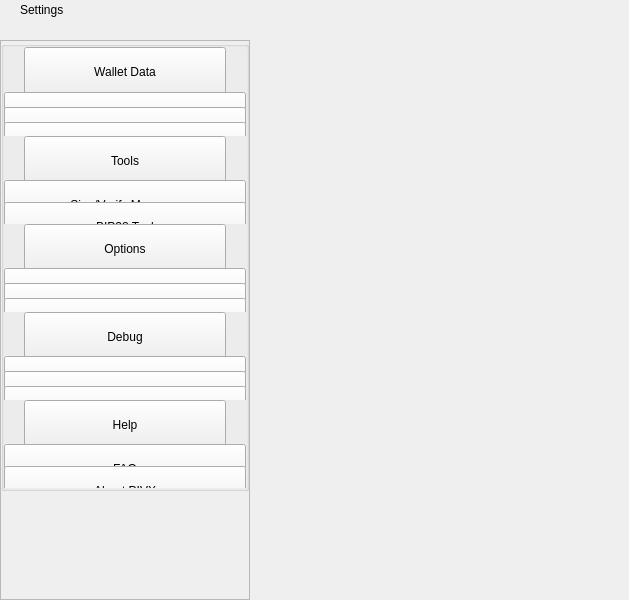
<?xml version="1.0" encoding="UTF-8"?>
<ui version="4.0">
 <class>SettingsWidget</class>
 <widget class="QWidget" name="SettingsWidget">
  <property name="geometry">
   <rect>
    <x>0</x>
    <y>0</y>
    <width>629</width>
    <height>600</height>
   </rect>
  </property>
  <property name="sizePolicy">
   <sizepolicy hsizetype="Preferred" vsizetype="Minimum">
    <horstretch>0</horstretch>
    <verstretch>0</verstretch>
   </sizepolicy>
  </property>
  <property name="minimumSize">
   <size>
    <width>0</width>
    <height>600</height>
   </size>
  </property>
  <property name="windowTitle">
   <string>Form</string>
  </property>
  <layout class="QHBoxLayout" name="horizontalLayout" stretch="1,2">
   <property name="spacing">
    <number>0</number>
   </property>
   <property name="leftMargin">
    <number>0</number>
   </property>
   <property name="topMargin">
    <number>0</number>
   </property>
   <property name="rightMargin">
    <number>0</number>
   </property>
   <property name="bottomMargin">
    <number>0</number>
   </property>
   <item>
    <widget class="QWidget" name="left" native="true">
     <property name="minimumSize">
      <size>
       <width>250</width>
       <height>0</height>
      </size>
     </property>
     <layout class="QVBoxLayout" name="verticalLayout">
      <property name="leftMargin">
       <number>0</number>
      </property>
      <property name="topMargin">
       <number>0</number>
      </property>
      <property name="rightMargin">
       <number>0</number>
      </property>
      <property name="bottomMargin">
       <number>0</number>
      </property>
      <item>
       <layout class="QVBoxLayout" name="verticalLayout_1">
        <property name="spacing">
         <number>0</number>
        </property>
        <item>
         <widget class="QWidget" name="titleMenuList" native="true">
          <property name="maximumSize">
           <size>
            <width>16777215</width>
            <height>30</height>
           </size>
          </property>
          <layout class="QHBoxLayout" name="horizontalLayout_1">
           <property name="spacing">
            <number>0</number>
           </property>
           <property name="leftMargin">
            <number>20</number>
           </property>
           <property name="topMargin">
            <number>0</number>
           </property>
           <property name="rightMargin">
            <number>20</number>
           </property>
           <property name="bottomMargin">
            <number>0</number>
           </property>
           <item>
            <widget class="QLabel" name="labelTitle">
             <property name="text">
              <string>Settings</string>
             </property>
            </widget>
           </item>
           <item>
            <spacer name="horizontalSpacer">
             <property name="orientation">
              <enum>Qt::Horizontal</enum>
             </property>
             <property name="sizeHint" stdset="0">
              <size>
               <width>40</width>
               <height>20</height>
              </size>
             </property>
            </spacer>
           </item>
          </layout>
         </widget>
        </item>
        <item>
         <spacer name="verticalSpacer_2">
          <property name="orientation">
           <enum>Qt::Vertical</enum>
          </property>
          <property name="sizeType">
           <enum>QSizePolicy::Fixed</enum>
          </property>
          <property name="sizeHint" stdset="0">
           <size>
            <width>20</width>
            <height>20</height>
           </size>
          </property>
         </spacer>
        </item>
        <item>
         <layout class="QVBoxLayout" name="verticalLayout_2">
          <item>
           <widget class="QScrollArea" name="scrollArea">
            <property name="sizePolicy">
             <sizepolicy hsizetype="Expanding" vsizetype="MinimumExpanding">
              <horstretch>0</horstretch>
              <verstretch>0</verstretch>
             </sizepolicy>
            </property>
            <property name="styleSheet">
             <string notr="true"/>
            </property>
            <property name="horizontalScrollBarPolicy">
             <enum>Qt::ScrollBarAlwaysOff</enum>
            </property>
            <property name="sizeAdjustPolicy">
             <enum>QAbstractScrollArea::AdjustIgnored</enum>
            </property>
            <property name="widgetResizable">
             <bool>true</bool>
            </property>
            <property name="alignment">
             <set>Qt::AlignLeading|Qt::AlignLeft|Qt::AlignTop</set>
            </property>
            <widget class="QWidget" name="scrollAreaWidgetContents">
             <property name="geometry">
              <rect>
               <x>0</x>
               <y>0</y>
               <width>244</width>
               <height>554</height>
              </rect>
             </property>
             <property name="sizePolicy">
              <sizepolicy hsizetype="Preferred" vsizetype="MinimumExpanding">
               <horstretch>0</horstretch>
               <verstretch>0</verstretch>
              </sizepolicy>
             </property>
             <property name="maximumSize">
              <size>
               <width>16777215</width>
               <height>650</height>
              </size>
             </property>
             <property name="autoFillBackground">
              <bool>true</bool>
             </property>
             <layout class="QVBoxLayout" name="verticalLayout_3">
              <property name="spacing">
               <number>0</number>
              </property>
              <property name="sizeConstraint">
               <enum>QLayout::SetDefaultConstraint</enum>
              </property>
              <property name="leftMargin">
               <number>0</number>
              </property>
              <property name="topMargin">
               <number>0</number>
              </property>
              <property name="rightMargin">
               <number>0</number>
              </property>
              <property name="bottomMargin">
               <number>0</number>
              </property>
              <item>
               <layout class="QVBoxLayout" name="verticalLayout_4">
                <property name="spacing">
                 <number>0</number>
                </property>
                <item alignment="Qt::AlignTop">
                 <widget class="QGroupBox" name="groupBox">
                  <property name="sizePolicy">
                   <sizepolicy hsizetype="Preferred" vsizetype="MinimumExpanding">
                    <horstretch>0</horstretch>
                    <verstretch>0</verstretch>
                   </sizepolicy>
                  </property>
                  <property name="maximumSize">
                   <size>
                    <width>16777215</width>
                    <height>450</height>
                   </size>
                  </property>
                  <property name="title">
                   <string/>
                  </property>
                  <layout class="QVBoxLayout" name="verticalLayout_5">
                   <property name="spacing">
                    <number>0</number>
                   </property>
                   <property name="leftMargin">
                    <number>0</number>
                   </property>
                   <property name="topMargin">
                    <number>0</number>
                   </property>
                   <property name="rightMargin">
                    <number>0</number>
                   </property>
                   <property name="bottomMargin">
                    <number>0</number>
                   </property>
                   <item>
                    <widget class="QWidget" name="menuFileContainer" native="true">
                     <property name="maximumSize">
                      <size>
                       <width>16777215</width>
                       <height>160</height>
                      </size>
                     </property>
                     <layout class="QHBoxLayout" name="horizontalLayout_2">
                      <property name="spacing">
                       <number>0</number>
                      </property>
                      <property name="leftMargin">
                       <number>20</number>
                      </property>
                      <property name="topMargin">
                       <number>0</number>
                      </property>
                      <property name="rightMargin">
                       <number>20</number>
                      </property>
                      <property name="bottomMargin">
                       <number>0</number>
                      </property>
                      <item alignment="Qt::AlignTop">
                       <widget class="QPushButton" name="pushButtonFile">
                        <property name="minimumSize">
                         <size>
                          <width>0</width>
                          <height>50</height>
                         </size>
                        </property>
                        <property name="maximumSize">
                         <size>
                          <width>16777215</width>
                          <height>50</height>
                         </size>
                        </property>
                        <property name="focusPolicy">
                         <enum>Qt::NoFocus</enum>
                        </property>
                        <property name="text">
                         <string>Wallet Data</string>
                        </property>
                        <property name="checkable">
                         <bool>true</bool>
                        </property>
                        <property name="autoExclusive">
                         <bool>false</bool>
                        </property>
                       </widget>
                      </item>
                     </layout>
                    </widget>
                   </item>
                   <item>
                    <widget class="QWidget" name="fileButtonsWidget" native="true">
                     <property name="maximumSize">
                      <size>
                       <width>16777215</width>
                       <height>165</height>
                      </size>
                     </property>
                     <layout class="QVBoxLayout" name="verticalLayout_6">
                      <property name="spacing">
                       <number>0</number>
                      </property>
                      <property name="leftMargin">
                       <number>0</number>
                      </property>
                      <property name="topMargin">
                       <number>0</number>
                      </property>
                      <property name="rightMargin">
                       <number>0</number>
                      </property>
                      <property name="bottomMargin">
                       <number>0</number>
                      </property>
                      <item>
                       <widget class="QPushButton" name="pushButtonFile2">
                        <property name="minimumSize">
                         <size>
                          <width>0</width>
                          <height>50</height>
                         </size>
                        </property>
                        <property name="maximumSize">
                         <size>
                          <width>16777215</width>
                          <height>50</height>
                         </size>
                        </property>
                        <property name="focusPolicy">
                         <enum>Qt::NoFocus</enum>
                        </property>
                        <property name="text">
                         <string>Wallet</string>
                        </property>
                        <property name="checkable">
                         <bool>true</bool>
                        </property>
                        <property name="autoExclusive">
                         <bool>false</bool>
                        </property>
                       </widget>
                      </item>
                      <item>
                       <widget class="QPushButton" name="pushButtonFile3">
                        <property name="minimumSize">
                         <size>
                          <width>0</width>
                          <height>50</height>
                         </size>
                        </property>
                        <property name="maximumSize">
                         <size>
                          <width>16777215</width>
                          <height>50</height>
                         </size>
                        </property>
                        <property name="focusPolicy">
                         <enum>Qt::NoFocus</enum>
                        </property>
                        <property name="text">
                         <string>Multisend</string>
                        </property>
                        <property name="checkable">
                         <bool>true</bool>
                        </property>
                        <property name="autoExclusive">
                         <bool>false</bool>
                        </property>
                       </widget>
                      </item>
                      <item>
                       <widget class="QPushButton" name="pushButtonExportCsv">
                        <property name="minimumSize">
                         <size>
                          <width>0</width>
                          <height>50</height>
                         </size>
                        </property>
                        <property name="maximumSize">
                         <size>
                          <width>16777215</width>
                          <height>50</height>
                         </size>
                        </property>
                        <property name="focusPolicy">
                         <enum>Qt::NoFocus</enum>
                        </property>
                        <property name="text">
                         <string>Export Accounting</string>
                        </property>
                        <property name="checkable">
                         <bool>true</bool>
                        </property>
                        <property name="autoExclusive">
                         <bool>false</bool>
                        </property>
                       </widget>
                      </item>
                     </layout>
                    </widget>
                   </item>
                   <item>
                    <widget class="QWidget" name="menuToolsContainer" native="true">
                     <property name="maximumSize">
                      <size>
                       <width>16777215</width>
                       <height>160</height>
                      </size>
                     </property>
                     <layout class="QHBoxLayout" name="horizontalLayout_3">
                      <property name="spacing">
                       <number>0</number>
                      </property>
                      <property name="leftMargin">
                       <number>20</number>
                      </property>
                      <property name="topMargin">
                       <number>0</number>
                      </property>
                      <property name="rightMargin">
                       <number>20</number>
                      </property>
                      <property name="bottomMargin">
                       <number>0</number>
                      </property>
                      <item alignment="Qt::AlignTop">
                       <widget class="QPushButton" name="pushButtonConfiguration">
                        <property name="minimumSize">
                         <size>
                          <width>0</width>
                          <height>50</height>
                         </size>
                        </property>
                        <property name="maximumSize">
                         <size>
                          <width>16777215</width>
                          <height>50</height>
                         </size>
                        </property>
                        <property name="focusPolicy">
                         <enum>Qt::NoFocus</enum>
                        </property>
                        <property name="text">
                         <string>Tools</string>
                        </property>
                        <property name="checkable">
                         <bool>true</bool>
                        </property>
                        <property name="autoExclusive">
                         <bool>false</bool>
                        </property>
                       </widget>
                      </item>
                     </layout>
                    </widget>
                   </item>
                   <item>
                    <widget class="QWidget" name="configurationButtonsWidget" native="true">
                     <property name="maximumSize">
                      <size>
                       <width>16777215</width>
                       <height>105</height>
                      </size>
                     </property>
                     <layout class="QVBoxLayout" name="verticalLayout_7">
                      <property name="spacing">
                       <number>0</number>
                      </property>
                      <property name="leftMargin">
                       <number>0</number>
                      </property>
                      <property name="topMargin">
                       <number>0</number>
                      </property>
                      <property name="rightMargin">
                       <number>0</number>
                      </property>
                      <property name="bottomMargin">
                       <number>0</number>
                      </property>
                      <item>
                       <widget class="QPushButton" name="pushButtonConfiguration4">
                        <property name="minimumSize">
                         <size>
                          <width>0</width>
                          <height>50</height>
                         </size>
                        </property>
                        <property name="maximumSize">
                         <size>
                          <width>16777215</width>
                          <height>50</height>
                         </size>
                        </property>
                        <property name="focusPolicy">
                         <enum>Qt::NoFocus</enum>
                        </property>
                        <property name="text">
                         <string>Sign/Verify Message</string>
                        </property>
                        <property name="checkable">
                         <bool>true</bool>
                        </property>
                        <property name="autoExclusive">
                         <bool>false</bool>
                        </property>
                       </widget>
                      </item>
                      <item>
                       <widget class="QPushButton" name="pushButtonConfiguration3">
                        <property name="minimumSize">
                         <size>
                          <width>0</width>
                          <height>50</height>
                         </size>
                        </property>
                        <property name="maximumSize">
                         <size>
                          <width>16777215</width>
                          <height>50</height>
                         </size>
                        </property>
                        <property name="focusPolicy">
                         <enum>Qt::NoFocus</enum>
                        </property>
                        <property name="text">
                         <string>BIP38 Tool</string>
                        </property>
                        <property name="checkable">
                         <bool>true</bool>
                        </property>
                        <property name="autoExclusive">
                         <bool>false</bool>
                        </property>
                       </widget>
                      </item>
                     </layout>
                    </widget>
                   </item>
                   <item>
                    <layout class="QHBoxLayout" name="horizontalLayout_4">
                     <property name="spacing">
                      <number>0</number>
                     </property>
                     <property name="leftMargin">
                      <number>20</number>
                     </property>
                     <property name="rightMargin">
                      <number>20</number>
                     </property>
                     <item alignment="Qt::AlignTop">
                      <widget class="QPushButton" name="pushButtonOptions">
                       <property name="minimumSize">
                        <size>
                         <width>0</width>
                         <height>50</height>
                        </size>
                       </property>
                       <property name="maximumSize">
                        <size>
                         <width>16777215</width>
                         <height>50</height>
                        </size>
                       </property>
                       <property name="focusPolicy">
                        <enum>Qt::NoFocus</enum>
                       </property>
                       <property name="text">
                        <string>Options</string>
                       </property>
                       <property name="checkable">
                        <bool>true</bool>
                       </property>
                       <property name="autoExclusive">
                        <bool>false</bool>
                       </property>
                      </widget>
                     </item>
                    </layout>
                   </item>
                   <item>
                    <widget class="QWidget" name="optionsButtonsWidget" native="true">
                     <property name="maximumSize">
                      <size>
                       <width>16777215</width>
                       <height>160</height>
                      </size>
                     </property>
                     <layout class="QVBoxLayout" name="verticalLayout_8">
                      <property name="spacing">
                       <number>0</number>
                      </property>
                      <property name="leftMargin">
                       <number>0</number>
                      </property>
                      <property name="topMargin">
                       <number>0</number>
                      </property>
                      <property name="rightMargin">
                       <number>0</number>
                      </property>
                      <property name="bottomMargin">
                       <number>0</number>
                      </property>
                      <item>
                       <widget class="QPushButton" name="pushButtonOptions1">
                        <property name="minimumSize">
                         <size>
                          <width>0</width>
                          <height>50</height>
                         </size>
                        </property>
                        <property name="maximumSize">
                         <size>
                          <width>16777215</width>
                          <height>50</height>
                         </size>
                        </property>
                        <property name="focusPolicy">
                         <enum>Qt::NoFocus</enum>
                        </property>
                        <property name="text">
                         <string>Main</string>
                        </property>
                        <property name="checkable">
                         <bool>true</bool>
                        </property>
                        <property name="checked">
                         <bool>false</bool>
                        </property>
                        <property name="autoExclusive">
                         <bool>false</bool>
                        </property>
                       </widget>
                      </item>
                      <item>
                       <widget class="QPushButton" name="pushButtonOptions2">
                        <property name="minimumSize">
                         <size>
                          <width>0</width>
                          <height>50</height>
                         </size>
                        </property>
                        <property name="maximumSize">
                         <size>
                          <width>16777215</width>
                          <height>50</height>
                         </size>
                        </property>
                        <property name="focusPolicy">
                         <enum>Qt::NoFocus</enum>
                        </property>
                        <property name="text">
                         <string>Wallet</string>
                        </property>
                        <property name="checkable">
                         <bool>true</bool>
                        </property>
                        <property name="autoExclusive">
                         <bool>false</bool>
                        </property>
                       </widget>
                      </item>
                      <item>
                       <widget class="QPushButton" name="pushButtonOptions5">
                        <property name="minimumSize">
                         <size>
                          <width>0</width>
                          <height>50</height>
                         </size>
                        </property>
                        <property name="maximumSize">
                         <size>
                          <width>16777215</width>
                          <height>50</height>
                         </size>
                        </property>
                        <property name="focusPolicy">
                         <enum>Qt::NoFocus</enum>
                        </property>
                        <property name="text">
                         <string>Display</string>
                        </property>
                        <property name="checkable">
                         <bool>true</bool>
                        </property>
                        <property name="autoExclusive">
                         <bool>false</bool>
                        </property>
                       </widget>
                      </item>
                     </layout>
                    </widget>
                   </item>
                   <item>
                    <layout class="QHBoxLayout" name="horizontalTools">
                     <property name="spacing">
                      <number>0</number>
                     </property>
                     <property name="leftMargin">
                      <number>20</number>
                     </property>
                     <property name="rightMargin">
                      <number>20</number>
                     </property>
                     <item alignment="Qt::AlignTop">
                      <widget class="QPushButton" name="pushButtonTools">
                       <property name="minimumSize">
                        <size>
                         <width>0</width>
                         <height>50</height>
                        </size>
                       </property>
                       <property name="maximumSize">
                        <size>
                         <width>16777215</width>
                         <height>50</height>
                        </size>
                       </property>
                       <property name="focusPolicy">
                        <enum>Qt::NoFocus</enum>
                       </property>
                       <property name="text">
                        <string>Debug</string>
                       </property>
                       <property name="checkable">
                        <bool>true</bool>
                       </property>
                       <property name="autoExclusive">
                        <bool>false</bool>
                       </property>
                      </widget>
                     </item>
                    </layout>
                   </item>
                   <item>
                    <widget class="QWidget" name="toolsButtonsWidget" native="true">
                     <property name="maximumSize">
                      <size>
                       <width>16777215</width>
                       <height>160</height>
                      </size>
                     </property>
                     <layout class="QVBoxLayout" name="verticalTools_11">
                      <property name="spacing">
                       <number>0</number>
                      </property>
                      <property name="leftMargin">
                       <number>0</number>
                      </property>
                      <property name="topMargin">
                       <number>0</number>
                      </property>
                      <property name="rightMargin">
                       <number>0</number>
                      </property>
                      <property name="bottomMargin">
                       <number>0</number>
                      </property>
                      <item>
                       <widget class="QPushButton" name="pushButtonTools1">
                        <property name="minimumSize">
                         <size>
                          <width>0</width>
                          <height>50</height>
                         </size>
                        </property>
                        <property name="maximumSize">
                         <size>
                          <width>16777215</width>
                          <height>50</height>
                         </size>
                        </property>
                        <property name="focusPolicy">
                         <enum>Qt::NoFocus</enum>
                        </property>
                        <property name="text">
                         <string>Information</string>
                        </property>
                        <property name="checkable">
                         <bool>true</bool>
                        </property>
                        <property name="checked">
                         <bool>false</bool>
                        </property>
                        <property name="autoExclusive">
                         <bool>false</bool>
                        </property>
                       </widget>
                      </item>
                      <item>
                       <widget class="QPushButton" name="pushButtonTools2">
                        <property name="minimumSize">
                         <size>
                          <width>0</width>
                          <height>50</height>
                         </size>
                        </property>
                        <property name="maximumSize">
                         <size>
                          <width>16777215</width>
                          <height>50</height>
                         </size>
                        </property>
                        <property name="focusPolicy">
                         <enum>Qt::NoFocus</enum>
                        </property>
                        <property name="text">
                         <string>Console</string>
                        </property>
                        <property name="checkable">
                         <bool>true</bool>
                        </property>
                        <property name="autoExclusive">
                         <bool>false</bool>
                        </property>
                       </widget>
                      </item>
                      <item>
                       <widget class="QPushButton" name="pushButtonTools5">
                        <property name="minimumSize">
                         <size>
                          <width>0</width>
                          <height>50</height>
                         </size>
                        </property>
                        <property name="maximumSize">
                         <size>
                          <width>16777215</width>
                          <height>50</height>
                         </size>
                        </property>
                        <property name="focusPolicy">
                         <enum>Qt::NoFocus</enum>
                        </property>
                        <property name="text">
                         <string>Wallet Repair</string>
                        </property>
                        <property name="checkable">
                         <bool>true</bool>
                        </property>
                        <property name="autoExclusive">
                         <bool>false</bool>
                        </property>
                       </widget>
                      </item>
                     </layout>
                    </widget>
                   </item>
                   <item>
                    <layout class="QHBoxLayout" name="horizontalHelp">
                     <property name="spacing">
                      <number>0</number>
                     </property>
                     <property name="leftMargin">
                      <number>20</number>
                     </property>
                     <property name="rightMargin">
                      <number>20</number>
                     </property>
                     <item alignment="Qt::AlignTop">
                      <widget class="QPushButton" name="pushButtonHelp">
                       <property name="minimumSize">
                        <size>
                         <width>0</width>
                         <height>50</height>
                        </size>
                       </property>
                       <property name="maximumSize">
                        <size>
                         <width>16777215</width>
                         <height>50</height>
                        </size>
                       </property>
                       <property name="focusPolicy">
                        <enum>Qt::NoFocus</enum>
                       </property>
                       <property name="text">
                        <string>Help</string>
                       </property>
                       <property name="checkable">
                        <bool>true</bool>
                       </property>
                       <property name="autoExclusive">
                        <bool>false</bool>
                       </property>
                      </widget>
                     </item>
                    </layout>
                   </item>
                   <item>
                    <widget class="QWidget" name="helpButtonsWidget" native="true">
                     <property name="maximumSize">
                      <size>
                       <width>16777215</width>
                       <height>100</height>
                      </size>
                     </property>
                     <layout class="QVBoxLayout" name="verticalHelp">
                      <property name="spacing">
                       <number>0</number>
                      </property>
                      <property name="leftMargin">
                       <number>0</number>
                      </property>
                      <property name="topMargin">
                       <number>0</number>
                      </property>
                      <property name="rightMargin">
                       <number>0</number>
                      </property>
                      <property name="bottomMargin">
                       <number>0</number>
                      </property>
                      <item>
                       <widget class="QPushButton" name="pushButtonHelp1">
                        <property name="minimumSize">
                         <size>
                          <width>0</width>
                          <height>50</height>
                         </size>
                        </property>
                        <property name="maximumSize">
                         <size>
                          <width>16777215</width>
                          <height>50</height>
                         </size>
                        </property>
                        <property name="focusPolicy">
                         <enum>Qt::NoFocus</enum>
                        </property>
                        <property name="text">
                         <string>FAQ</string>
                        </property>
                        <property name="checkable">
                         <bool>false</bool>
                        </property>
                        <property name="checked">
                         <bool>false</bool>
                        </property>
                        <property name="autoExclusive">
                         <bool>false</bool>
                        </property>
                       </widget>
                      </item>
                      <item>
                       <widget class="QPushButton" name="pushButtonHelp2">
                        <property name="minimumSize">
                         <size>
                          <width>0</width>
                          <height>50</height>
                         </size>
                        </property>
                        <property name="maximumSize">
                         <size>
                          <width>16777215</width>
                          <height>50</height>
                         </size>
                        </property>
                        <property name="focusPolicy">
                         <enum>Qt::NoFocus</enum>
                        </property>
                        <property name="text">
                         <string>About PIVX</string>
                        </property>
                        <property name="checkable">
                         <bool>false</bool>
                        </property>
                        <property name="autoExclusive">
                         <bool>false</bool>
                        </property>
                       </widget>
                      </item>
                     </layout>
                    </widget>
                   </item>
                  </layout>
                 </widget>
                </item>
               </layout>
              </item>
             </layout>
            </widget>
           </widget>
          </item>
         </layout>
        </item>
       </layout>
      </item>
     </layout>
    </widget>
   </item>
   <item>
    <widget class="QWidget" name="right" native="true">
     <layout class="QVBoxLayout" name="verticalLayout_9">
      <property name="leftMargin">
       <number>0</number>
      </property>
      <property name="topMargin">
       <number>0</number>
      </property>
      <property name="rightMargin">
       <number>0</number>
      </property>
      <property name="bottomMargin">
       <number>0</number>
      </property>
      <item>
       <layout class="QVBoxLayout" name="verticalLayout_10">
        <property name="spacing">
         <number>6</number>
        </property>
        <item>
         <layout class="QVBoxLayout" name="verticalLayout_11">
          <item>
           <widget class="QStackedWidget" name="stackedWidgetContainer"/>
          </item>
         </layout>
        </item>
       </layout>
      </item>
     </layout>
    </widget>
   </item>
  </layout>
 </widget>
 <resources/>
 <connections/>
</ui>
